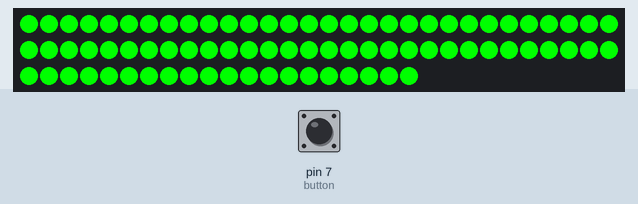
Simulated run of this sketch. Board: Arduino Uno, built with avr-gcc and run on an emulated ATmega328P. Parts: 80 RGB LEDs in strip order, left to right, continuing on the next row. Inputs (shaded band) come from the test bench; at power-on: pin 7 (button) HIGH.

1.3 s: pin 7 (button) pulled LOW for 3.2 s
Above: at 8.22 s.

The sketch:

led_strip.ino
```cpp
#include <FastLED.h>
#define LED_PIN     8
#define NUM_LEDS    80
int button = 7;
int i = 0;
CRGB leds[NUM_LEDS];

void setup() {
  FastLED.addLeds<WS2812, LED_PIN, GRB>(leds, NUM_LEDS);

}

void loop() {
  for(int i = 0; i < 80; i++) {
    leds[i] = CRGB(0, 0, 0);
    FastLED.show();

  }
   for(int i = 0; i < 80; i++) {
   while(digitalRead(button) == LOW);
    leds[i - 1] = CRGB(0, 0, 0);
    leds[i] = CRGB(225, 0, 0);
    //leds[i + 1] = CRGB(225, 0, 0);
    FastLED.show();
    //i++;
    delay(50);
    }
    for(int i = 0; i < 80; i++) {
    leds[i] = CRGB(0, 0, 0);
    FastLED.show();
    i++;
  }

        for(int i = 0; i < 80; i++) {
        leds[i] = CRGB(0, 255, 0);
        FastLED.show();
        //i++;
        }
        while(digitalRead(button) == LOW);

}
```
